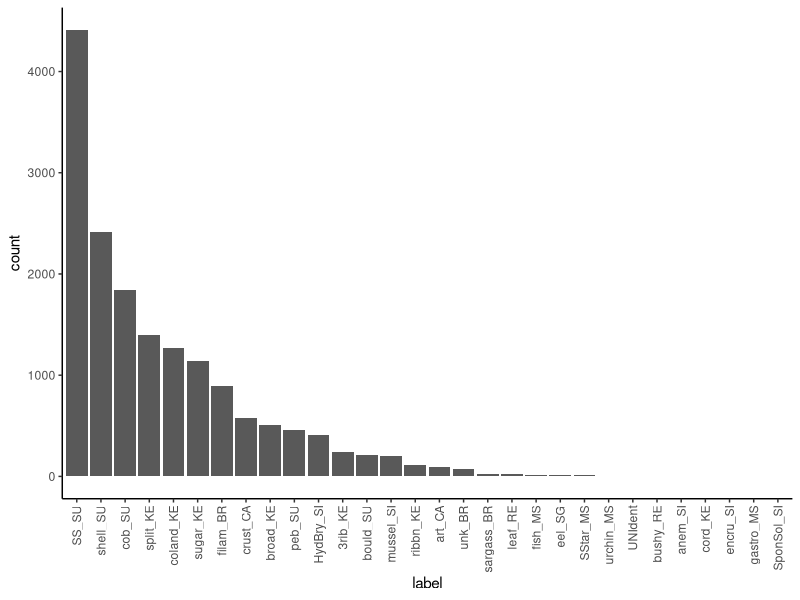
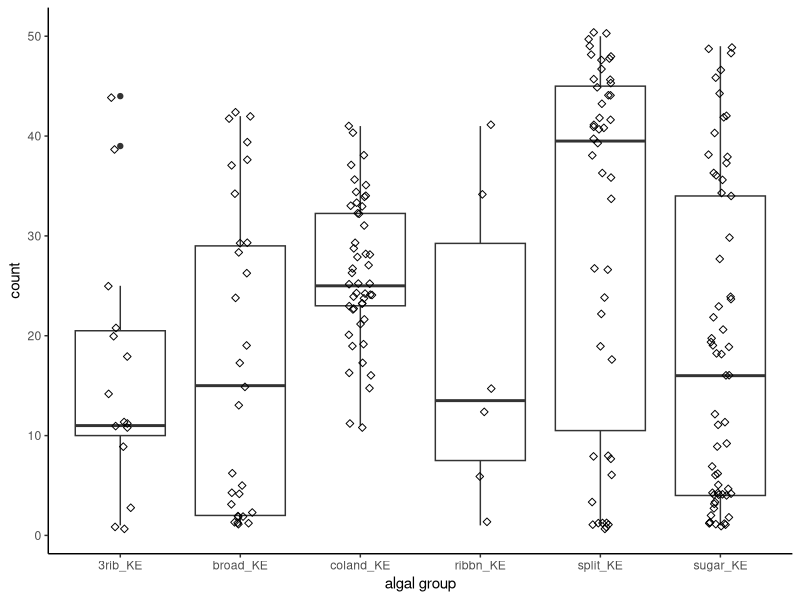
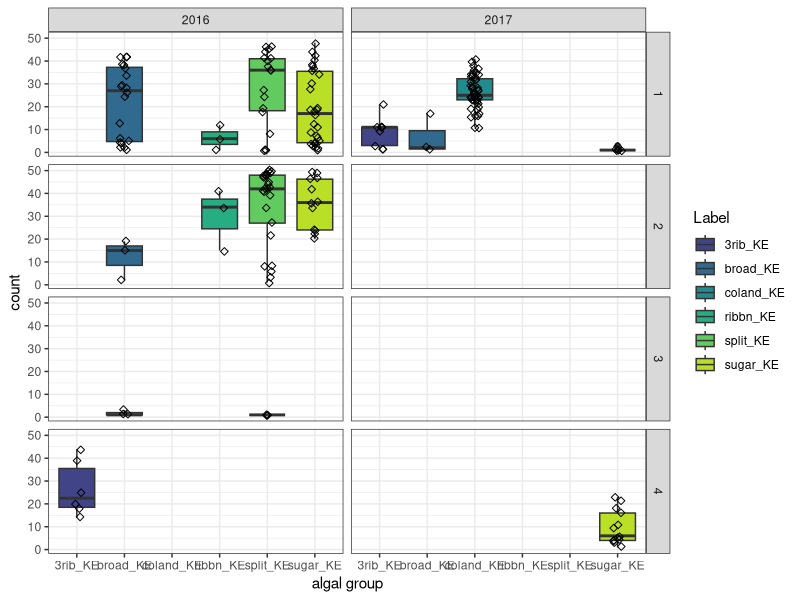
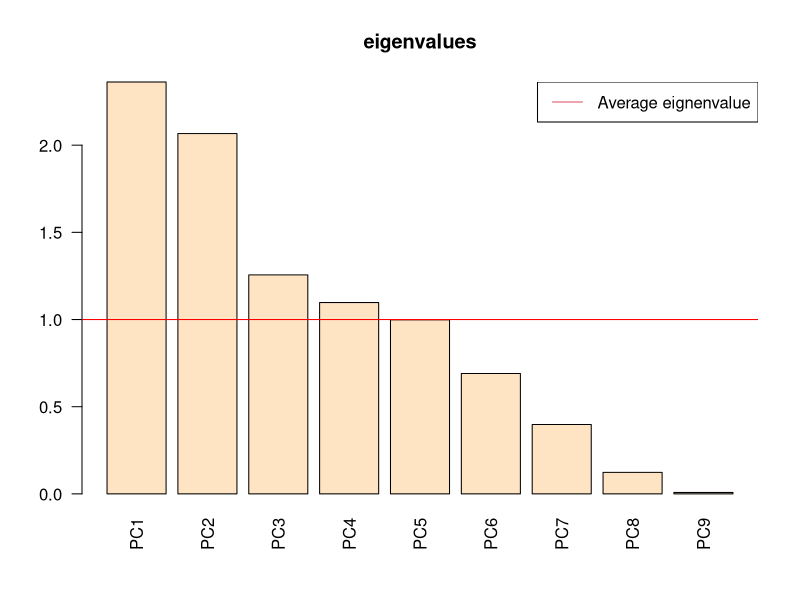
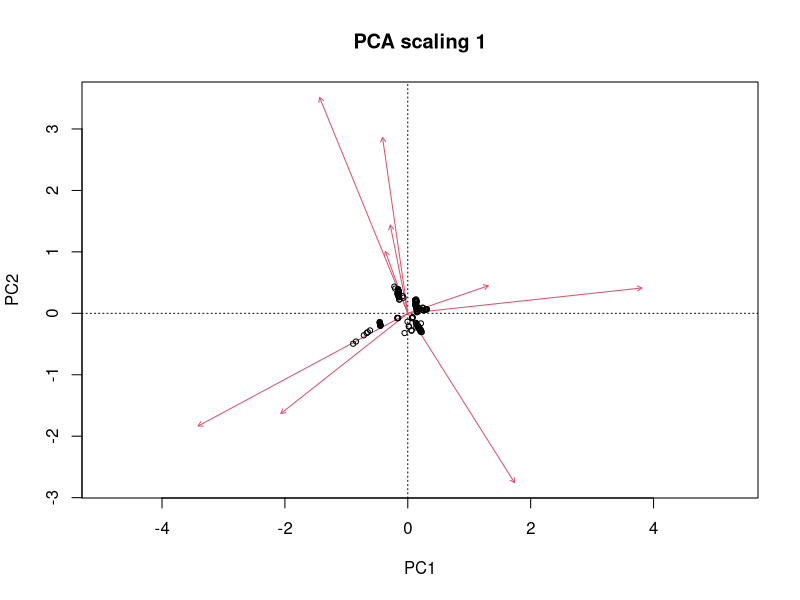
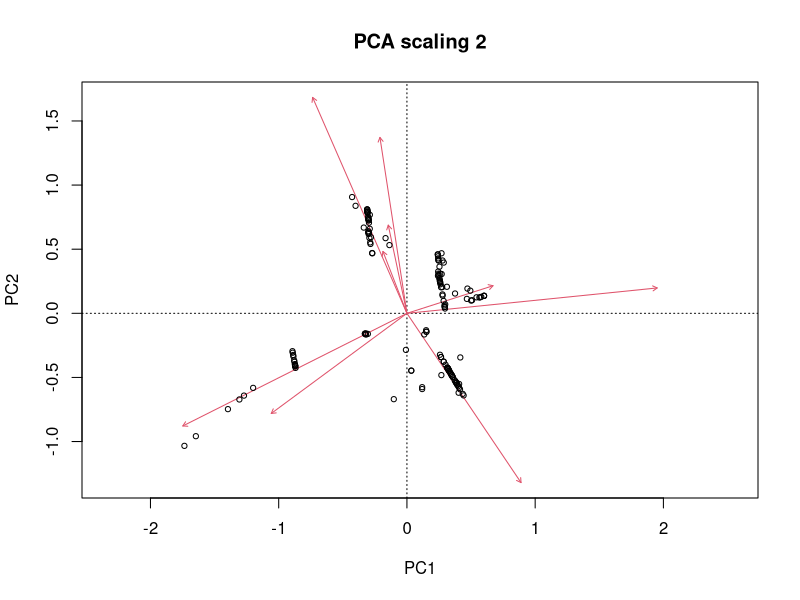

Reproduce these figures in R, in order. (Note: this script raises an error after producing the figures.)
#+++++++++++++++++++++++++++++++++++++++++++++++++++++++++++++++++++++++++++++++
#                                                                             ##
# Coralnet Analysis                                                           ##
# Script created 202311-16                                                    ##
# Data source: Kasitsna Bay Lab - NOAA                                        ##
# R code prepared by Ross Whippo                                              ##
# Last updated 2023-11-16                                                     ##
#                                                                             ##
#+++++++++++++++++++++++++++++++++++++++++++++++++++++++++++++++++++++++++++++++

# SUMMARY:
# Code to analyze drop photo video still extracted from two years of footage
# in Kachemak Bay Alaska. Work for Abby Mish's Semester By the Bay Internship 

# Required Files (check that script is loading latest version):
# coralnetdata.csv

# Associated Scripts:
# FILE.R

# TO DO 

#+++++++++++++++++++++++++++++++++++++++++++++++++++++++++++++++++++++++++++++++
# TABLE OF CONTENTS                                                         ####
#                                                                              +
# LOAD PACKAGES                                                                +
# READ IN AND PREPARE DATA                                                     +
# MANIPULATE DATA                                                              +
#                                                                              +
#+++++++++++++++++++++++++++++++++++++++++++++++++++++++++++++++++++++++++++++++


#+++++++++++++++++++++++++++++++++++++++++++++++++++++++++++++++++++++++++++++++
# LOAD PACKAGES                                                             ####
#+++++++++++++++++++++++++++++++++++++++++++++++++++++++++++++++++++++++++++++++

library(tidyverse)
library(viridis)
library(vegan)
library(ggfortify)

#+++++++++++++++++++++++++++++++++++++++++++++++++++++++++++++++++++++++++++++++
# READ IN AND PREPARE DATA                                                  ####
#+++++++++++++++++++++++++++++++++++++++++++++++++++++++++++++++++++++++++++++++

# Import csv of coralnet annotations
coralnetdataraw <- read_csv("data/photoAnalysis/coralnetdata.csv")

# remove NA columns
coralnetdata <- coralnetdataraw %>%
  select_if(~!all(is.na(.))) %>%
  mutate(drop = str_sub(coralnetdataraw$Name, end = -20)) %>%
  mutate(area = case_when(drop == "KBAY_2017_07_13_GOPRO_193_clip_8.mp4" ~ 4,
                          drop == "KBAY_2017_07_13_GOPRO_194_clip_9.mp4" ~ 4,
                          drop == "KBAY_GOPR0_2016_07_20_325_clip-5.mp4" ~ 4,
                          drop == "KBAY_2016_07_14_GOPRO_341_clip-9.mp4" ~ 3,
                          drop == "KBAY_2016_07_13_512_clip-13.mp4" ~ 3,
                          drop == "KBAY_2016_07_13_634_clip-22.mp4" ~ 3,
                          drop == "KBAY_2016_07_10_191_clip-8.mp4" ~ 2,
                          drop == "KBAY_2016_07_10_275_clip-12.mp4" ~ 2,
                          drop == "KBAY_2016_07_10_150_clip-3.mp4" ~ 2,
                          drop == "KBAY_2016_07_11_181_clip-9.mp4" ~ 1,
                          drop == "KBAY_2016_07_11_143_clip-7.mp4" ~ 1,
                          drop == "KBAY_2017_07_15_GOPRO_094_clip_13.mp4" ~ 1,
                          drop == "KBAY_2017_07_15_GOPRO_083_clip_15.mp4" ~ 1,
                          drop == "KBAY_2017_07_15_GOPRO_082_clip_16.mp4" ~ 1))


# labelset from CoralNet
labelset <- read_csv("data/photoAnalysis/KBAY_labelset.csv")

# Import abiotic data
abiotic <- read_csv("data/areaMeans.csv")

# pull out year
coralnetdata$Year <- year(coralnetdata$Date)

# reshape dataset for kelp only PCA and add abiotics
coraltemp <- coralnetdata %>%
  filter(Label %in% c("split_KE", "coland_KE", "sugar_KE", "broad_KE", "3rib_KE", "ribbn_KE"))
coraltemp$seen <- 1
coralnetwide <- coraltemp %>%
  select(Name, drop, Label, area:seen) %>%
  group_by(Name, drop, Label, area, Year) %>%
  summarise(seen = sum(seen)) %>%
  ungroup() %>%
  left_join(abiotic, by = c("area", "Year")) %>%
  select(Name, drop, area, Year, Label, seen, temperature_no_mean:turbidity_no_sd) %>%
  pivot_wider(names_from = Label, values_from = seen, values_fill = 0)


#+++++++++++++++++++++++++++++++++++++++++++++++++++++++++++++++++++++++++++++++
# MANIPULATE DATA                                                           ####
#+++++++++++++++++++++++++++++++++++++++++++++++++++++++++++++++++++++++++++++++

# total number of each category observed across all photos
ggplot(coralnetdata, aes(x = forcats::fct_infreq(Label))) +
  geom_bar() +
  theme_classic() +
  labs(x="label", y="count") +
  theme(axis.text.x = element_text(angle = 90, vjust = 0.5, hjust=1))

# mean amount of kelp detected per photo
coralnetdata %>%
  filter(Label %in% c("split_KE", "coland_KE", "sugar_KE", "broad_KE", "3rib_KE", "ribbn_KE")) %>%
  group_by(Name, Label) %>%
  count(Label) %>%
ggplot(aes(x = Label, y = n)) +
  geom_boxplot() +
  geom_jitter(width = 0.1, shape = 5) +
  labs(x = "algal group", y = "count") +
  theme_classic() 

# total kelp cover by area
coralnetdata %>%
  filter(Label %in% c("split_KE", "coland_KE", "sugar_KE", "broad_KE", "3rib_KE", "ribbn_KE")) %>%
  group_by(Name, Label, area, Year) %>%
  count(Label) %>%
  summarise(kelp = sum(n)) %>%
  ggplot(aes(x = Label, y = kelp)) +
  geom_boxplot(aes(fill = Label)) +
  scale_fill_viridis(discrete = TRUE, option = "D", begin = 0.2, end = 0.9) +
  geom_jitter(width = 0.1, shape = 5) +
  labs(x = "algal group", y = "count") +
  theme_bw() +
  facet_grid(area~Year)




############### PCA OF KELP PREVALENCE AND ABIOTIC PARAMETERS

kelpValues <- coralnetwide[11:16]

# drop site
adonis2(kelpValues ~ drop, data = coralnetwide, method = 'altGower', na.rm = TRUE)
# area
adonis2(kelpValues ~ area, data = coralnetwide, method = 'altGower', na.rm = TRUE)



# run PCA
PCA_results <-  rda(coralnetwide[,c(11:16, 5, 7, 9)], scale = TRUE)
# check that axes are above the mean (per Numerical Ecology)
ev <- PCA_results$CA$eig
ev>mean(ev)
# proportion explained
barplot(ev, main="eigenvalues", col="bisque", las=2)
abline(h=mean(ev), col="red")
legend("topright", "Average eignenvalue", lwd=1, col=2)
# testing different scalings (1 = good for samples/sites, 2 = good for correlations)
biplot(PCA_results, scaling=1, main="PCA scaling 1") # scaling 1 for distances between objects
biplot(PCA_results, main="PCA scaling 2") # correlation biplot, for seeing correlation between response variables (species) see angles. 
autoplot(PCA_results, loadings = TRUE, loadings.label = TRUE, loadings.label.size = 6, size = 4)


# extract PCA coordinates
uscores <- data.frame(PCA_results$CA$u)
uscores1 <- inner_join(rownames_to_column(coralnetwide), rownames_to_column(data.frame(uscores)), by = "rowname")
vscores <- data.frame(PCA_results$CA$v)
# extract explanatory percentages
PCA_summary <- summary(PCA_results)
PCA_import <- as.data.frame(PCA_summary[["cont"]][["importance"]])
var_explained <- PCA_import[2, 1:2]

xvalues <- c(0.63, 0.35, 0.77)
yvalues <- c(-0.55, 0.90, 0.03)
# make final ggplot figure (Points scaled by 1.5)
ggplot(uscores1) + 
  scale_fill_viridis(discrete = TRUE, option = "G", begin = 0.3, end = 0.8, guide = guide_legend(title = "Year")) +
  scale_color_viridis(discrete = TRUE, option = "G", begin = 0.2, end = 0.9, guide = guide_legend(title = "Year"))  +
  geom_segment(data = vscores, aes(x = 0, y = 0, xend = PC1, yend = PC2), arrow=arrow(length=unit(0.2,"cm")),
               alpha = 0.75, color = 'grey30') +
  geom_text(data = vscores, aes(x = PC1, y = PC2, label = rownames(vscores)),
            col = 'red',
            ) +
  geom_point(aes(x = PC1*1.5, y = PC2*1.5, fill = as.character(Year), color = as.character(Year),
                 shape = as.character(area)), size = 4) +
  scale_shape_manual(values = c(21, 24, 25, 22)) +
  labs(shape = "Area") +
  theme_bw() +
  theme(strip.text.y = element_text(angle = 0)) +
  labs(x=paste0("PC1: ",round(var_explained[1]*100,1),"%"),
       y=paste0("PC2: ",round(var_explained[2]*100,1),"%"))


################### nMDS

# run the nMDS
kelp_mds <- metaMDS(kelpValues, distance = "altGower")
# extract the 'points' from the nMDS that you will plot in ggplot2
kelp_mds_points <- kelp_mds$points
# turn those plot points into a dataframe that ggplot2 can read
kelp_mds_points <- data.frame(kelp_mds_points)
# join your plot points with your summed species observations from each habitat type
plot_data <- data.frame(kelp_mds_points, coralnetwide[,c(3,4)])



# run the ggplot
ggplot(plot_data, aes(x=MDS1, y=MDS2, 
                            color = as.character(Year))) +  
  labs(x = "nMDS1", y = "nMDS2") +
  theme_classic() + 
  geom_point(size = 5, aes(shape = as.character(area)), alpha = 0.5) + 
  scale_color_viridis(discrete = TRUE, begin = 0.2, end = 0.9, option = "G", name = "Year") 




####
#<<<<<<<<<<<<<<<<<<<<<<<<<<END OF SCRIPT>>>>>>>>>>>>>>>>>>>>>>>>#

# SCRATCH PAD ####
